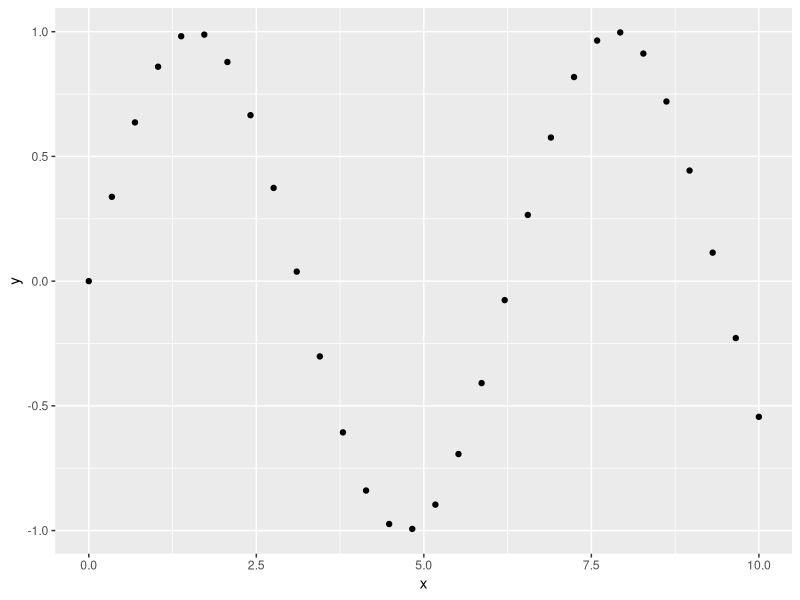
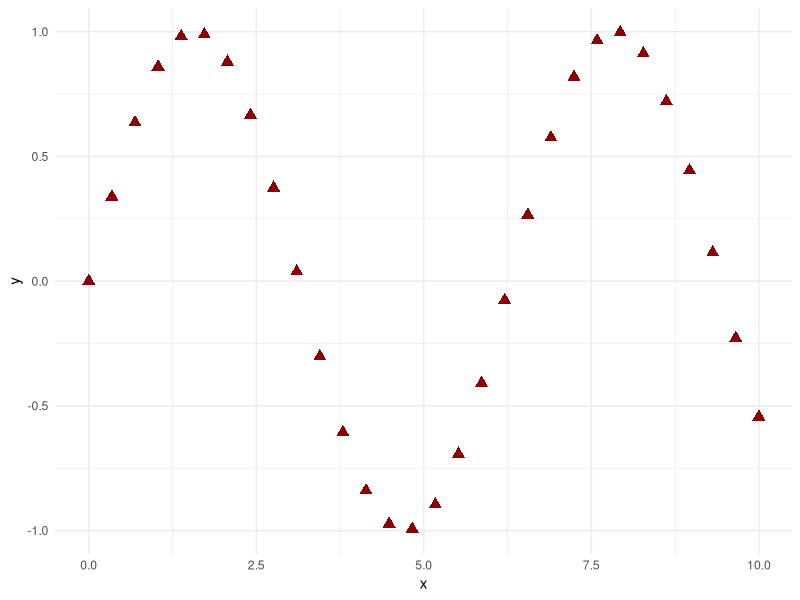
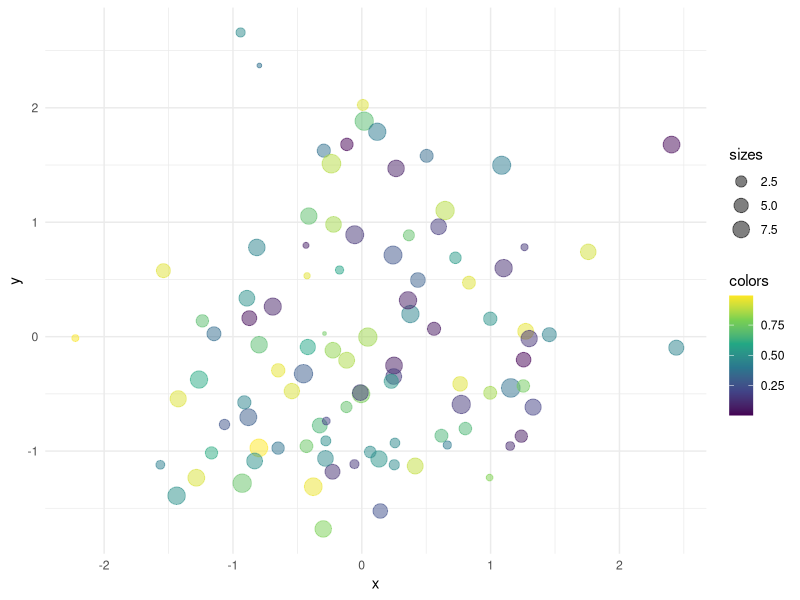
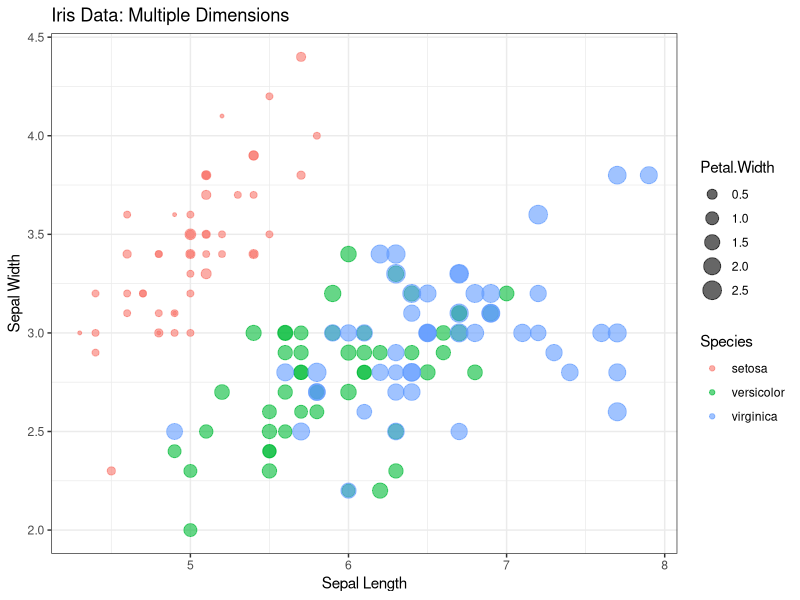

Source code (R) for these figures, in order:
## ---- chunk 1
library(tidyverse)
## ---- chunk 2
# Generate data
df <- tibble(
  x = seq(0, 10, length.out = 30),
  y = sin(x)
)

# Basic scatter plot
ggplot(df, aes(x = x, y = y)) +
  geom_point()
## ---- chunk 3
ggplot(df, aes(x = x, y = y)) +
  geom_point(shape = 17, size = 3, color = "darkred") +
  theme_minimal()
## ---- chunk 4
set.seed(0)
random_data <- tibble(
  x = rnorm(100),
  y = rnorm(100),
  colors = runif(100),
  sizes = runif(100) * 10
)

ggplot(random_data, aes(x = x, y = y, color = colors, size = sizes)) +
  geom_point(alpha = 0.5) +
  scale_color_viridis_c() +
  theme_minimal()
## ---- chunk 5
ggplot(iris, aes(x = Sepal.Length, y = Sepal.Width, color = Species, size = Petal.Width)) +
  geom_point(alpha = 0.6) +
  labs(
    title = "Iris Data: Multiple Dimensions",
    x = "Sepal Length",
    y = "Sepal Width"
  ) +
  theme_bw()
